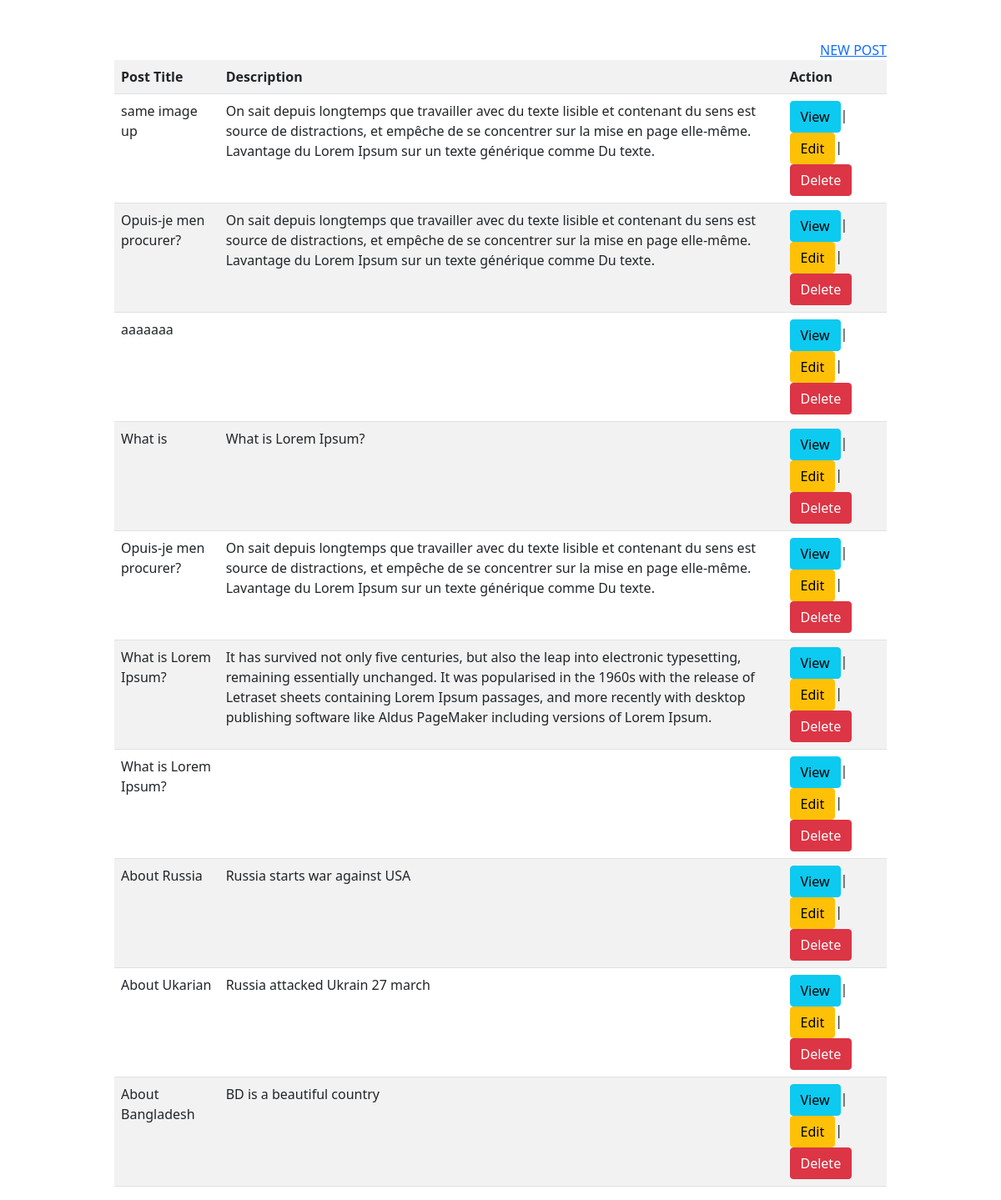
The page / on the database its author committed.
### tables this page shows
CREATE TABLE `posts` (
  `id` int(6) NOT NULL,
  `title` varchar(191) NOT NULL,
  `description` longtext,
  `image` varchar(191) NOT NULL,
  `created_at` timestamp NOT NULL DEFAULT CURRENT_TIMESTAMP,
  `updated_at` timestamp NOT NULL DEFAULT CURRENT_TIMESTAMP
);

### index.php (the view, shortened to what this page needs)
<?php
    include_once('config.php');
?>
<!doctype html>
<html lang="en">
  <head>
    <link href="https://cdn.jsdelivr.net/npm/bootstrap@5.1.3/dist/css/bootstrap.min.css" rel="stylesheet">
  </head>
  <body>
    <div class="container">
      <div class="row">
        <div class="col-10 offset-1">
          <div class="mt-5 float-md-end">
            <a href="create.php">NEW POST</a>
          </div>
          <table class="table table table-striped">
              <tr>
                <th>Post Title</th>
                <th>Description</th>
                <th>Action</th>
              </tr>
              <?php
                $sql = "SELECT * FROM posts ORDER BY `id` DESC";
                $res = $conn->query($sql);
                if($res->num_rows > 0){
                  while($row = $res->fetch_assoc()){
                ?>
                    <tr>
                      <td><?php echo $row['title'];?></td>
                      <td><?php echo $row['description'];?></td>
                      <td>
                        <a href="view.php?id=<?php echo $row['id'];?>" class="btn btn-info">View</a>|
                        <a href="edit.php?id=<?php echo $row['id']; ?>" class="btn btn-warning">Edit</a>|
                        <a href="delete.php?id=<?php echo $row['id']; ?>" class="btn btn-danger">Delete</a>
                      </td>
                    </tr>
                <?php
                  }
                }else{
                 ?>
                    <tr>
                      <td colspan="3" class="text-center text-danger">Post Not Found!</td>
                    </tr>
                 <?php
                }
              ?>
          </table>
        </div>
    </div>
  </body>
</html>

### rows shown on the page
posts: title "same image up", description "On sait depuis longtemps que travailler avec du texte lisible et contenant du sens est source de distractions, et empêche de se concentrer sur la mise en page elle-même. Lavantage du Lorem Ipsum sur un texte générique comme Du texte."
posts: title "Opuis-je men procurer?", description "On sait depuis longtemps que travailler avec du texte lisible et contenant du sens est source de distractions, et empêche de se concentrer sur la mise en page elle-même. Lavantage du Lorem Ipsum sur un texte générique comme Du texte."
posts: title "aaaaaaa"
posts: title "What is", description "What is Lorem Ipsum?"
posts: title "Opuis-je men procurer?", description "On sait depuis longtemps que travailler avec du texte lisible et contenant du sens est source de distractions, et empêche de se concentrer sur la mise en page elle-même. Lavantage du Lorem Ipsum sur un texte générique comme Du texte."
posts: title "What is Lorem Ipsum?", description "It has survived not only five centuries, but also the leap into electronic typesetting, remaining essentially unchanged. It was popularised in the 1960s with the release of Letraset sheets containing Lorem Ipsum passages, and more recently with desktop publishing software like Aldus PageMaker including versions of Lorem Ipsum."
posts: title "What is Lorem Ipsum?"
posts: title "About Russia", description "Russia starts war against USA"
posts: title "About Ukarian", description "Russia attacked Ukrain 27 march"
posts: title "About Bangladesh", description "BD is a beautiful country"
